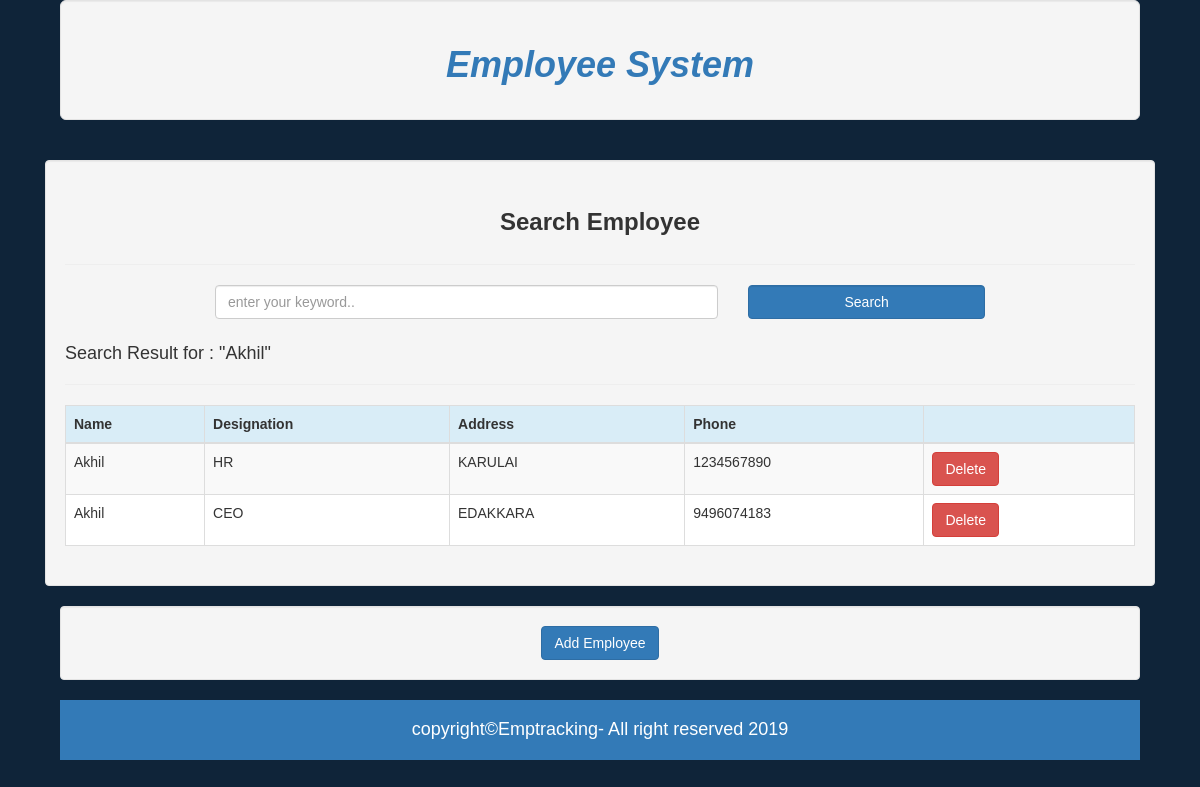
Page /index.php?s=Akhil on the committed database.
### tables this page shows
CREATE TABLE IF NOT EXISTS `employee` (
  `id` int(11) NOT NULL AUTO_INCREMENT,
  `empname` varchar(50) NOT NULL,
  `designation` varchar(50) NOT NULL,
  `address` varchar(200) NOT NULL,
  `phone` varchar(20) NOT NULL,
  PRIMARY KEY (`id`)
);

### index.php (the view, shortened to what this page needs)
<?php include_once 'header.php' ?>
    <main>
        <?php
            if ($message) {
                echo "<div class=\"bg-success padding text-center\">Employee deleted successfully</div>";
            }else{
                echo "<div class=\"bg-error padding text-center\">{$message}</div>";
            }
        ?>
        <div class="well row" id="employee-content" >
            <h3 class="text-center well-sm"><strong>Search Employee</strong></h3>
            <hr>
            <form id="employee-search" >
                <div class="col-lg-8 col-sm-6 form-group">
                    <input type="search" name="s" id="" class="form-control" placeholder="enter your keyword..">
                </div>
                <div class="col-lg-4 col-sm-6 form-group">
                    <input type="submit" value="Search" class="form-control btn-primary">
                </div>
            </form>
            <?php
            if(isset($_GET['s'])){
                echo "<h4>Search Result for : \"{$_GET['s']}\"</h4>";
            }
            ?>
            <hr>
            <div id="employee-table">
            <table class="table table-bordered white table-striped" >
                <thead>
                <tr class="info">
                    <th>Name</th>
                    <th>Designation</th>
                    <th>Address</th>
                    <th>Phone</th>
                    <th></th>
                </tr>
                </thead>
                <tbody>
                <?php
                if(isset($_GET['s'])){
                    $search_query = $_GET['s'];
                    $search_query = htmlspecialchars($search_query);
                    $search_query = mysqli_real_escape_string($conn,$search_query);
                    $sql1 = "SELECT * FROM employee WHERE (empname LIKE '%{$search_query}%') OR (designation LIKE '%{$search_query}%') OR (phone LIKE '%{$search_query}%')";
                    $result = $conn->query($sql1);
                    if ($result->num_rows > 0) {
                        while($row = $result->fetch_assoc()) {
                            $emp_id = $row["id"];
                            $employee_name = $row["empname"];
                            $designation = $row["designation"];
                            $address = $row["address"];
                            $phone = $row["phone"];
                            echo "<tr>
                                <td>{$employee_name}</td>
                                <td>{$designation}</td>
                                <td>{$address}</td>
                                <td>{$phone}</td>
                                <td><a href=\"?action=delete&id={$emp_id}\" class=\"btn btn-danger\">Delete</a></td>
                                </tr>";
                        }
                    } else {
                        echo "No Items Found";
                    }
                    }
                ?>
                </tbody>
            </table>
            </div>
        </div>
        <div class="well text-center">
            <a href="add-employee.php" class="btn btn-primary">Add Employee</a>
        </div>
    </main>
    <footer class=' text-center d-inline p-2 bg-primary text-white '>
        <h4>copyright&copy;Emptracking- All right reserved 2019</h4>
    </footer>
  </body>
</html>

### style/style.css (style rules this page uses)
body { max-width:1080px; margin: auto; background-color:#f0f0f0; font-family:helvetica; background:url('http://clevertechie.com/img/bnet-bg.jpg') #0f2439 no-repeat center top; }
#employee-search { max-width:800px; margin: auto; }
#employee-table { overflow-x: scroll!important; max-height:600px; overflow-y: scroll!important; }
footer { width: 100%; padding: 10px; color: #ffffff; }
.padding { padding: 10px; }
.white { background-color: #ffffff!important;color:#333; }

### rows in the picture
employee: empname "Akhil", designation "HR", address "KARULAI", phone "1234567890"
employee: empname "Akhil", designation "CEO", address "EDAKKARA", phone "9496074183"

### other values in the picture
$_GET['s'] "Akhil"
